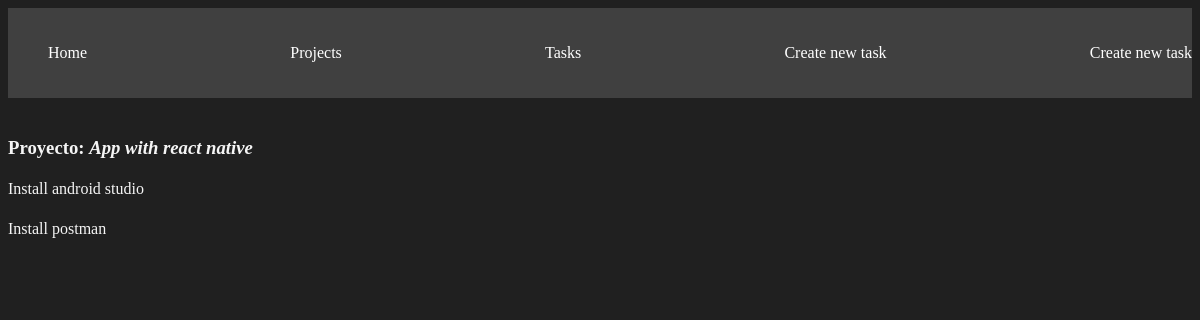
Page /task_detail/2/ on the committed database.
### myapp/models.py (models this page shows, shortened)
class Project(models.Model):
    name = models.CharField(max_length=200)
    def __str__(self):
        return self.name

class Task(models.Model):
    title = models.CharField(max_length=200)
    description = models.TextField()
    done = models.BooleanField(default=False)
    project = models.ForeignKey(Project, on_delete=models.CASCADE)

### myapp/views.py (the view)
# urls.py: path('task_detail/<int:id>/',views.task_detail),
def task_detail(request,id):
    task = Task.objects.filter(project_id=id)
    project = Project.objects.get(id=id)
    return render(request,"tasks/task_detail.html",{
        "project" : project,
        "tasks":task
    })

### myapp/templates/tasks/task_detail.html
{% extends 'layouts/base.html' %}
{% block content %}
<h3>Proyecto: <i>{{ project }}</i></h3>
{% for task in tasks %}
    <h1></h1>{{task.title}}</h1>
{% endfor %}
{% endblock %}

### myapp/static/styles/main.css (style rules this page uses)
body { background-color: #202020; color : whitesmoke }

### rows in the picture
Project: name "App with react native"
Task: title "Install android studio"
Task: title "Install postman"
